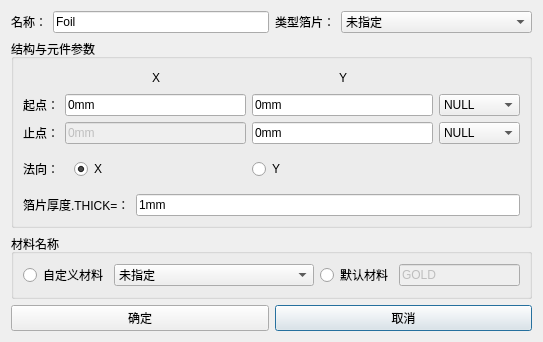
<?xml version="1.0" encoding="UTF-8"?>
<ui version="4.0">
 <class>Dialog_FoilDlg</class>
 <widget class="QDialog" name="Dialog_FoilDlg">
  <property name="windowModality">
   <enum>Qt::ApplicationModal</enum>
  </property>
  <property name="geometry">
   <rect>
    <x>0</x>
    <y>0</y>
    <width>543</width>
    <height>319</height>
   </rect>
  </property>
  <property name="minimumSize">
   <size>
    <width>0</width>
    <height>0</height>
   </size>
  </property>
  <property name="maximumSize">
   <size>
    <width>4160000</width>
    <height>16777215</height>
   </size>
  </property>
  <property name="windowTitle">
   <string>箔片</string>
  </property>
  <layout class="QVBoxLayout" name="verticalLayout_3">
   <item>
    <layout class="QHBoxLayout" name="horizontalLayout">
     <item>
      <layout class="QFormLayout" name="formLayout_2">
       <property name="fieldGrowthPolicy">
        <enum>QFormLayout::AllNonFixedFieldsGrow</enum>
       </property>
       <item row="0" column="0">
        <widget class="QLabel" name="Label_Name">
         <property name="text">
          <string>名称：</string>
         </property>
        </widget>
       </item>
       <item row="0" column="1">
        <widget class="QLineEdit" name="LineEdit_Name">
         <property name="text">
          <string>Foil</string>
         </property>
        </widget>
       </item>
      </layout>
     </item>
     <item>
      <layout class="QFormLayout" name="formLayout">
       <property name="fieldGrowthPolicy">
        <enum>QFormLayout::AllNonFixedFieldsGrow</enum>
       </property>
       <item row="0" column="1">
        <widget class="StyledComboBox" name="ComboBox_Shadow">
         <property name="enabled">
          <bool>true</bool>
         </property>
         <property name="sizePolicy">
          <sizepolicy hsizetype="Expanding" vsizetype="Fixed">
           <horstretch>0</horstretch>
           <verstretch>0</verstretch>
          </sizepolicy>
         </property>
         <property name="maximumSize">
          <size>
           <width>16777215</width>
           <height>16777215</height>
          </size>
         </property>
         <property name="editable">
          <bool>false</bool>
         </property>
         <item>
          <property name="text">
           <string>未指定</string>
          </property>
         </item>
        </widget>
       </item>
       <item row="0" column="0">
        <widget class="QLabel" name="Label_Shadow">
         <property name="text">
          <string>类型箔片：</string>
         </property>
        </widget>
       </item>
      </layout>
     </item>
    </layout>
   </item>
   <item>
    <widget class="QGroupBox" name="groupBox_Port">
     <property name="title">
      <string>结构与元件参数</string>
     </property>
     <layout class="QGridLayout" name="gridLayout_2">
      <item row="3" column="0">
       <layout class="QGridLayout" name="gridLayout_5">
        <item row="0" column="4">
         <spacer name="horizontalSpacer_6">
          <property name="orientation">
           <enum>Qt::Horizontal</enum>
          </property>
          <property name="sizeHint" stdset="0">
           <size>
            <width>40</width>
            <height>20</height>
           </size>
          </property>
         </spacer>
        </item>
        <item row="0" column="1">
         <spacer name="horizontalSpacer_5">
          <property name="orientation">
           <enum>Qt::Horizontal</enum>
          </property>
          <property name="sizeHint" stdset="0">
           <size>
            <width>40</width>
            <height>20</height>
           </size>
          </property>
         </spacer>
        </item>
        <item row="2" column="7">
         <widget class="StyledComboBox" name="ComboBox_end">
          <property name="sizePolicy">
           <sizepolicy hsizetype="Expanding" vsizetype="Fixed">
            <horstretch>0</horstretch>
            <verstretch>0</verstretch>
           </sizepolicy>
          </property>
          <item>
           <property name="text">
            <string>NULL</string>
           </property>
          </item>
         </widget>
        </item>
        <item row="1" column="4" colspan="3">
         <widget class="QLineEdit" name="LineEdit_start_y">
          <property name="text">
           <string>0mm</string>
          </property>
         </widget>
        </item>
        <item row="0" column="6">
         <spacer name="horizontalSpacer_7">
          <property name="orientation">
           <enum>Qt::Horizontal</enum>
          </property>
          <property name="sizeHint" stdset="0">
           <size>
            <width>40</width>
            <height>20</height>
           </size>
          </property>
         </spacer>
        </item>
        <item row="1" column="0">
         <widget class="QLabel" name="label_start">
          <property name="text">
           <string>起点：</string>
          </property>
         </widget>
        </item>
        <item row="0" column="3">
         <spacer name="horizontalSpacer_4">
          <property name="orientation">
           <enum>Qt::Horizontal</enum>
          </property>
          <property name="sizeHint" stdset="0">
           <size>
            <width>40</width>
            <height>20</height>
           </size>
          </property>
         </spacer>
        </item>
        <item row="0" column="2">
         <widget class="QLabel" name="label_X">
          <property name="text">
           <string>X</string>
          </property>
         </widget>
        </item>
        <item row="1" column="7">
         <widget class="StyledComboBox" name="ComboBox_start">
          <property name="sizePolicy">
           <sizepolicy hsizetype="Expanding" vsizetype="Fixed">
            <horstretch>0</horstretch>
            <verstretch>0</verstretch>
           </sizepolicy>
          </property>
          <item>
           <property name="text">
            <string>NULL</string>
           </property>
          </item>
         </widget>
        </item>
        <item row="2" column="4" colspan="3">
         <widget class="QLineEdit" name="LineEdit_end_y">
          <property name="text">
           <string>0mm</string>
          </property>
         </widget>
        </item>
        <item row="3" column="0">
         <widget class="QLabel" name="label">
          <property name="sizePolicy">
           <sizepolicy hsizetype="Fixed" vsizetype="Preferred">
            <horstretch>0</horstretch>
            <verstretch>0</verstretch>
           </sizepolicy>
          </property>
          <property name="text">
           <string>法向：</string>
          </property>
         </widget>
        </item>
        <item row="3" column="1" colspan="6">
         <widget class="QWidget" name="widget_3" native="true">
          <layout class="QVBoxLayout" name="verticalLayout_2">
           <item>
            <layout class="QHBoxLayout" name="horizontalLayout_2">
             <item>
              <widget class="QRadioButton" name="radioButton_x">
               <property name="text">
                <string>X</string>
               </property>
               <property name="checked">
                <bool>true</bool>
               </property>
              </widget>
             </item>
             <item>
              <widget class="QRadioButton" name="radioButton_y">
               <property name="text">
                <string>Y</string>
               </property>
              </widget>
             </item>
            </layout>
           </item>
          </layout>
         </widget>
        </item>
        <item row="2" column="1" colspan="3">
         <widget class="QLineEdit" name="LineEdit_end_x">
          <property name="enabled">
           <bool>false</bool>
          </property>
          <property name="text">
           <string>0mm</string>
          </property>
         </widget>
        </item>
        <item row="2" column="0">
         <widget class="QLabel" name="label_end">
          <property name="text">
           <string>止点：</string>
          </property>
         </widget>
        </item>
        <item row="1" column="1" colspan="3">
         <widget class="QLineEdit" name="LineEdit_start_x">
          <property name="text">
           <string>0mm</string>
          </property>
         </widget>
        </item>
        <item row="0" column="5">
         <widget class="QLabel" name="label_Y">
          <property name="text">
           <string>Y</string>
          </property>
         </widget>
        </item>
       </layout>
      </item>
      <item row="4" column="0">
       <layout class="QHBoxLayout" name="horizontalLayout_end_2">
        <item>
         <widget class="QLabel" name="label_end_2">
          <property name="text">
           <string>箔片厚度.THICK=：</string>
          </property>
         </widget>
        </item>
        <item>
         <widget class="QLineEdit" name="LineEdit_thick">
          <property name="enabled">
           <bool>true</bool>
          </property>
          <property name="text">
           <string>1mm</string>
          </property>
         </widget>
        </item>
       </layout>
      </item>
     </layout>
    </widget>
   </item>
   <item>
    <widget class="QGroupBox" name="groupBox">
     <property name="title">
      <string>材料名称</string>
     </property>
     <layout class="QGridLayout" name="gridLayout_3">
      <item row="0" column="0">
       <layout class="QVBoxLayout" name="verticalLayout">
        <item>
         <layout class="QHBoxLayout" name="horizontalLayout_6">
          <item>
           <widget class="QRadioButton" name="CustomMaterial">
            <property name="text">
             <string>自定义材料</string>
            </property>
           </widget>
          </item>
          <item>
           <widget class="StyledComboBox" name="ComboBox_Material">
            <property name="enabled">
             <bool>true</bool>
            </property>
            <property name="sizePolicy">
             <sizepolicy hsizetype="Expanding" vsizetype="Fixed">
              <horstretch>0</horstretch>
              <verstretch>0</verstretch>
             </sizepolicy>
            </property>
            <item>
             <property name="text">
              <string>未指定</string>
             </property>
            </item>
           </widget>
          </item>
          <item>
           <layout class="QHBoxLayout" name="horizontalLayout_7">
            <item>
             <widget class="QRadioButton" name="DefaultMaterial">
              <property name="text">
               <string>默认材料</string>
              </property>
             </widget>
            </item>
            <item>
             <widget class="QLineEdit" name="Gold">
              <property name="enabled">
               <bool>false</bool>
              </property>
              <property name="text">
               <string>GOLD</string>
              </property>
             </widget>
            </item>
           </layout>
          </item>
         </layout>
        </item>
       </layout>
      </item>
     </layout>
    </widget>
   </item>
   <item>
    <layout class="QGridLayout" name="gridLayout_4">
     <item row="0" column="1">
      <widget class="QPushButton" name="pb_cancel">
       <property name="text">
        <string>取消</string>
       </property>
      </widget>
     </item>
     <item row="0" column="0">
      <widget class="QPushButton" name="pb_ok">
       <property name="text">
        <string>确定</string>
       </property>
      </widget>
     </item>
    </layout>
   </item>
  </layout>
 </widget>
 <customwidgets>
  <customwidget>
   <class>StyledComboBox</class>
   <extends>QComboBox</extends>
   <header>StyledComboBox.h</header>
  </customwidget>
 </customwidgets>
 <resources/>
 <connections/>
</ui>
